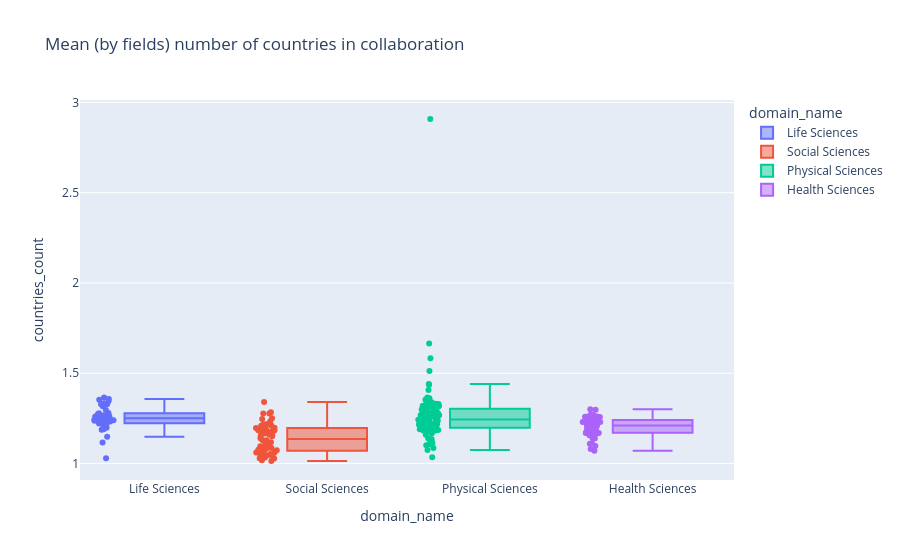

Notebook cell for this chart:
### Code cell
px.box(
    (
        df_count_countries_subfields
        .groupby(["subfield_id", "subfield_name", "field_name", "domain_name"], as_index=False)
        .countries_count
        .mean()
    ),
    points="all",
    x="domain_name",
    y="countries_count",
    color="domain_name",
    hover_data=["subfield_id", "subfield_name", "field_name", "domain_name"],
    title="Mean (by fields) number of countries in collaboration"
)

### Figure 1 — Plotly figure (JSON) as saved in the notebook; plotly's stock layout.template omitted (floating-point values rounded to 4 significant figures; data arrays with more than 128 entries replaced by an {"elided": "..."} marker saying what was removed)
{"data": [{"alignmentgroup": "True", "boxpoints": "all", "customdata": [[1100, "General Agricultural and Biological Sciences", "Agricultural and Biological Sciences"], [1102, "Agronomy and Crop Science", "Agricultural and Biological Sciences"], [1103, "Animal Science and Zoology", "Agricultural and Biological Sciences"], [1104, "Aquatic Science", "Agricultural and Biological Sciences"], [1105, "Ecology, Evolution, Behavior and Systematics", "Agricultural and Biological Sciences"], [1106, "Food Science", "Agricultural and Biological Sciences"], [1107, "Forestry", "Agricultural and Biological Sciences"], [1108, "Horticulture", "Agricultural and Biological Sciences"], [1109, "Insect Science", "Agricultural and Biological Sciences"], [1110, "Plant Science", "Agricultural and Biological Sciences"], [1111, "Soil Science", "Agricultural and Biological Sciences"], [1302, "Aging", "Biochemistry, Genetics and Molecular Biology"], [1303, "Biochemistry", "Biochemistry, Genetics and Molecular Biology"], [1304, "Biophysics", "Biochemistry, Genetics and Molecular Biology"], [1305, "Biotechnology", "Biochemistry, Genetics and Molecular Biology"], [1306, "Cancer Research", "Biochemistry, Genetics and Molecular Biology"], [1307, "Cell Biology", "Biochemistry, Genetics and Molecular Biology"], [1308, "Clinical Biochemistry", "Biochemistry, Genetics and Molecular Biology"], [1309, "Developmental Biology", "Biochemistry, Genetics and Molecular Biology"], [1310, "Endocrinology", "Biochemistry, Genetics and Molecular Biology"], [1311, "Genetics", "Biochemistry, Genetics and Molecular Biology"], [1312, "Molecular Biology", "Biochemistry, Genetics and Molecular Biology"], [1313, "Molecular Medicine", "Biochemistry, Genetics and Molecular Biology"], [1314, "Physiology", "Biochemistry, Genetics and Molecular Biology"], [1315, "Structural Biology", "Biochemistry, Genetics and Molecular Biology"], [2402, "Applied Microbiology and Biotechnology", "Immunology and Microbiology"], [2403, "Immunology", "Immunology and Microbiology"], [2404, "Microbiology", "Immunology and Microbiology"], [2405, "Parasitology", "Immunology and Microbiology"], [2406, "Virology", "Immunology and Microbiology"], [2802, "Behavioral Neuroscience", "Neuroscience"], [2803, "Biological Psychiatry", "Neuroscience"], [2804, "Cellular and Molecular Neuroscience", "Neuroscience"], [2805, "Cognitive Neuroscience", "Neuroscience"], [2806, "Developmental Neuroscience", "Neuroscience"], [2807, "Endocrine and Autonomic Systems", "Neuroscience"], [2808, "Neurology", "Neuroscience"], [2809, "Sensory Systems", "Neuroscience"], [3002, "Drug Discovery", "Pharmacology, Toxicology and Pharmaceutics"], [3003, "Pharmaceutical Science", "Pharmacology, Toxicology and Pharmaceutics"], [3004, "Pharmacology", "Pharmacology, Toxicology and Pharmaceutics"], [3005, "Toxicology", "Pharmacology, Toxicology and Pharmaceutics"]], "hovertemplate": "domain_name=%{x}<br>countries_count=%{y}<br>subfield_id=%{customdata[0]}<br>subfield_name=%{customdata[1]}<br>field_name=%{customdata[2]}<extra></extra>", "legendgroup": "Life Sciences", "marker": {"color": "#636efa"}, "name": "Life Sciences", "notched": false, "offsetgroup": "Life Sciences", "orientation": "v", "showlegend": true, "x": ["Life Sciences", "Life Sciences", "Life Sciences", "Life Sciences", "Life Sciences", "Life Sciences", "Life Sciences", "Life Sciences", "Life Sciences", "Life Sciences", "Life Sciences", "Life Sciences", "Life Sciences", "Life Sciences", "Life Sciences", "Life Sciences", "Life Sciences", "Life Sciences", "Life Sciences", "Life Sciences", "Life Sciences", "Life Sciences", "Life Sciences", "Life Sciences", "Life Sciences", "Life Sciences", "Life Sciences", "Life Sciences", "Life Sciences", "Life Sciences", "Life Sciences", "Life Sciences", "Life Sciences", "Life Sciences", "Life Sciences", "Life Sciences", "Life Sciences", "Life Sciences", "Life Sciences", "Life Sciences", "Life Sciences", "Life Sciences"], "x0": " ", "xaxis": "x", "y": [1.116, 1.221, 1.232, 1.19, 1.366, 1.205, 1.148, 1.329, 1.276, 1.252, 1.246, 1.237, 1.223, 1.242, 1.243, 1.219, 1.26, 1.187, 1.345, 1.279, 1.328, 1.26, 1.28, 1.274, 1.334, 1.317, 1.267, 1.262, 1.354, 1.358, 1.239, 1.268, 1.261, 1.297, 1.201, 1.251, 1.239, 1.251, 1.029, 1.248, 1.198, 1.224], "y0": " ", "yaxis": "y", "type": "box"}, {"alignmentgroup": "True", "boxpoints": "all", "customdata": {"elided": "58x3 mixed values"}, "hovertemplate": "domain_name=%{x}<br>countries_count=%{y}<br>subfield_id=%{customdata[0]}<br>subfield_name=%{customdata[1]}<br>field_name=%{customdata[2]}<extra></extra>", "legendgroup": "Social Sciences", "marker": {"color": "#EF553B"}, "name": "Social Sciences", "notched": false, "offsetgroup": "Social Sciences", "orientation": "v", "showlegend": true, "x": ["Social Sciences", "Social Sciences", "Social Sciences", "Social Sciences", "Social Sciences", "Social Sciences", "Social Sciences", "Social Sciences", "Social Sciences", "Social Sciences", "Social Sciences", "Social Sciences", "Social Sciences", "Social Sciences", "Social Sciences", "Social Sciences", "Social Sciences", "Social Sciences", "Social Sciences", "Social Sciences", "Social Sciences", "Social Sciences", "Social Sciences", "Social Sciences", "Social Sciences", "Social Sciences", "Social Sciences", "Social Sciences", "Social Sciences", "Social Sciences", "Social Sciences", "Social Sciences", "Social Sciences", "Social Sciences", "Social Sciences", "Social Sciences", "Social Sciences", "Social Sciences", "Social Sciences", "Social Sciences", "Social Sciences", "Social Sciences", "Social Sciences", "Social Sciences", "Social Sciences", "Social Sciences", "Social Sciences", "Social Sciences", "Social Sciences", "Social Sciences", "Social Sciences", "Social Sciences", "Social Sciences", "Social Sciences", "Social Sciences", "Social Sciences", "Social Sciences", "Social Sciences"], "x0": " ", "xaxis": "x", "y": [1.014, 1.043, 1.076, 1.158, 1.029, 1.073, 1.047, 1.06, 1.045, 1.07, 1.05, 1.017, 1.053, 1.161, 1.14, 1.196, 1.187, 1.184, 1.219, 1.188, 1.18, 1.028, 1.341, 1.183, 1.251, 1.284, 1.168, 1.218, 1.278, 1.129, 1.276, 1.206, 1.187, 1.234, 1.21, 1.197, 1.094, 1.151, 1.116, 1.078, 1.085, 1.208, 1.033, 1.052, 1.06, 1.098, 1.199, 1.131, 1.246, 1.118, 1.166, 1.053, 1.076, 1.152, 1.096, 1.085, 1.182, 1.09], "y0": " ", "yaxis": "y", "type": "box"}, {"alignmentgroup": "True", "boxpoints": "all", "customdata": {"elided": "89x3 mixed values"}, "hovertemplate": "domain_name=%{x}<br>countries_count=%{y}<br>subfield_id=%{customdata[0]}<br>subfield_name=%{customdata[1]}<br>field_name=%{customdata[2]}<extra></extra>", "legendgroup": "Physical Sciences", "marker": {"color": "#00cc96"}, "name": "Physical Sciences", "notched": false, "offsetgroup": "Physical Sciences", "orientation": "v", "showlegend": true, "x": ["Physical Sciences", "Physical Sciences", "Physical Sciences", "Physical Sciences", "Physical Sciences", "Physical Sciences", "Physical Sciences", "Physical Sciences", "Physical Sciences", "Physical Sciences", "Physical Sciences", "Physical Sciences", "Physical Sciences", "Physical Sciences", "Physical Sciences", "Physical Sciences", "Physical Sciences", "Physical Sciences", "Physical Sciences", "Physical Sciences", "Physical Sciences", "Physical Sciences", "Physical Sciences", "Physical Sciences", "Physical Sciences", "Physical Sciences", "Physical Sciences", "Physical Sciences", "Physical Sciences", "Physical Sciences", "Physical Sciences", "Physical Sciences", "Physical Sciences", "Physical Sciences", "Physical Sciences", "Physical Sciences", "Physical Sciences", "Physical Sciences", "Physical Sciences", "Physical Sciences", "Physical Sciences", "Physical Sciences", "Physical Sciences", "Physical Sciences", "Physical Sciences", "Physical Sciences", "Physical Sciences", "Physical Sciences", "Physical Sciences", "Physical Sciences", "Physical Sciences", "Physical Sciences", "Physical Sciences", "Physical Sciences", "Physical Sciences", "Physical Sciences", "Physical Sciences", "Physical Sciences", "Physical Sciences", "Physical Sciences", "Physical Sciences", "Physical Sciences", "Physical Sciences", "Physical Sciences", "Physical Sciences", "Physical Sciences", "Physical Sciences", "Physical Sciences", "Physical Sciences", "Physical Sciences", "Physical Sciences", "Physical Sciences", "Physical Sciences", "Physical Sciences", "Physical Sciences", "Physical Sciences", "Physical Sciences", "Physical Sciences", "Physical Sciences", "Physical Sciences", "Physical Sciences", "Physical Sciences", "Physical Sciences", "Physical Sciences", "Physical Sciences", "Physical Sciences", "Physical Sciences", "Physical Sciences", "Physical Sciences"], "x0": " ", "xaxis": "x", "y": [1.197, 1.286, 1.086, 1.24, 1.222, 1.243, 1.185, 1.247, 1.268, 1.224, 2.908, 1.259, 1.235, 1.299, 1.138, 1.25, 1.183, 1.195, 1.213, 1.218, 1.133, 1.215, 1.248, 1.44, 1.283, 1.33, 1.219, 1.331, 1.101, 1.512, 1.182, 1.16, 1.229, 1.075, 1.318, 1.302, 1.034, 1.18, 1.206, 1.26, 1.218, 1.224, 1.198, 1.236, 1.189, 1.203, 1.198, 1.198, 1.188, 1.181, 1.236, 1.105, 1.406, 1.362, 1.261, 1.277, 1.353, 1.316, 1.166, 1.331, 1.319, 1.204, 1.278, 1.134, 1.269, 1.243, 1.306, 1.288, 1.216, 1.24, 1.203, 1.258, 1.216, 1.278, 1.339, 1.339, 1.293, 1.436, 1.267, 1.32, 1.113, 1.244, 1.665, 1.366, 1.306, 1.583, 1.316, 1.28, 1.3], "y0": " ", "yaxis": "y", "type": "box"}, {"alignmentgroup": "True", "boxpoints": "all", "customdata": {"elided": "63x3 mixed values"}, "hovertemplate": "domain_name=%{x}<br>countries_count=%{y}<br>subfield_id=%{customdata[0]}<br>subfield_name=%{customdata[1]}<br>field_name=%{customdata[2]}<extra></extra>", "legendgroup": "Health Sciences", "marker": {"color": "#ab63fa"}, "name": "Health Sciences", "notched": false, "offsetgroup": "Health Sciences", "orientation": "v", "showlegend": true, "x": ["Health Sciences", "Health Sciences", "Health Sciences", "Health Sciences", "Health Sciences", "Health Sciences", "Health Sciences", "Health Sciences", "Health Sciences", "Health Sciences", "Health Sciences", "Health Sciences", "Health Sciences", "Health Sciences", "Health Sciences", "Health Sciences", "Health Sciences", "Health Sciences", "Health Sciences", "Health Sciences", "Health Sciences", "Health Sciences", "Health Sciences", "Health Sciences", "Health Sciences", "Health Sciences", "Health Sciences", "Health Sciences", "Health Sciences", "Health Sciences", "Health Sciences", "Health Sciences", "Health Sciences", "Health Sciences", "Health Sciences", "Health Sciences", "Health Sciences", "Health Sciences", "Health Sciences", "Health Sciences", "Health Sciences", "Health Sciences", "Health Sciences", "Health Sciences", "Health Sciences", "Health Sciences", "Health Sciences", "Health Sciences", "Health Sciences", "Health Sciences", "Health Sciences", "Health Sciences", "Health Sciences", "Health Sciences", "Health Sciences", "Health Sciences", "Health Sciences", "Health Sciences", "Health Sciences", "Health Sciences", "Health Sciences", "Health Sciences", "Health Sciences"], "x0": " ", "xaxis": "x", "y": [1.071, 1.15, 1.26, 1.256, 1.184, 1.168, 1.201, 1.179, 1.23, 1.23, 1.229, 1.188, 1.268, 1.236, 1.272, 1.3, 1.238, 1.258, 1.196, 1.298, 1.112, 1.205, 1.233, 1.207, 1.232, 1.192, 1.267, 1.174, 1.23, 1.174, 1.236, 1.255, 1.262, 1.255, 1.229, 1.258, 1.205, 1.195, 1.218, 1.169, 1.227, 1.213, 1.14, 1.08, 1.259, 1.179, 1.258, 1.246, 1.169, 1.227, 1.242, 1.21, 1.157, 1.228, 1.169, 1.155, 1.138, 1.189, 1.096, 1.159, 1.11, 1.206, 1.156], "y0": " ", "yaxis": "y", "type": "box"}], "layout": {"xaxis": {"anchor": "y", "domain": [0.0, 1.0], "title": {"text": "domain_name"}, "categoryorder": "array", "categoryarray": ["Life Sciences", "Social Sciences", "Physical Sciences", "Health Sciences"]}, "yaxis": {"anchor": "x", "domain": [0.0, 1.0], "title": {"text": "countries_count"}}, "legend": {"title": {"text": "domain_name"}, "tracegroupgap": 0}, "title": {"text": "Mean (by fields) number of countries in collaboration"}, "boxmode": "overlay"}}
